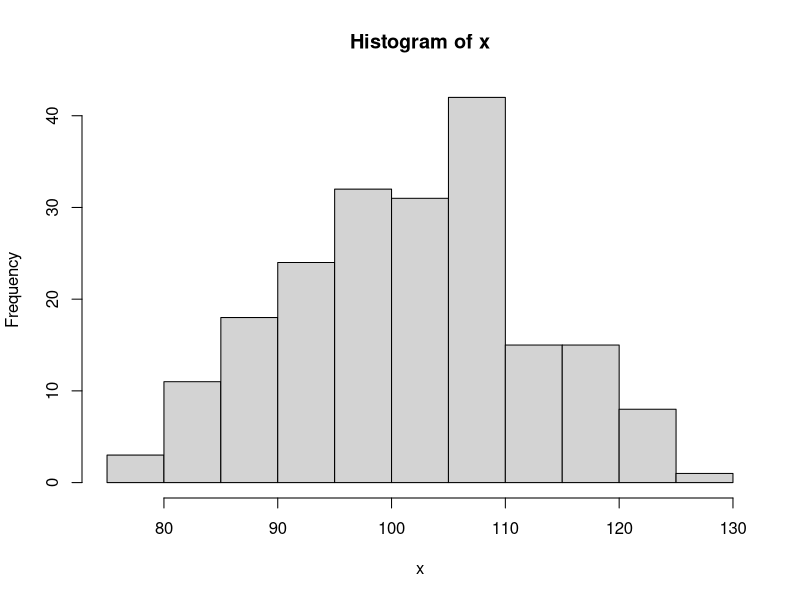
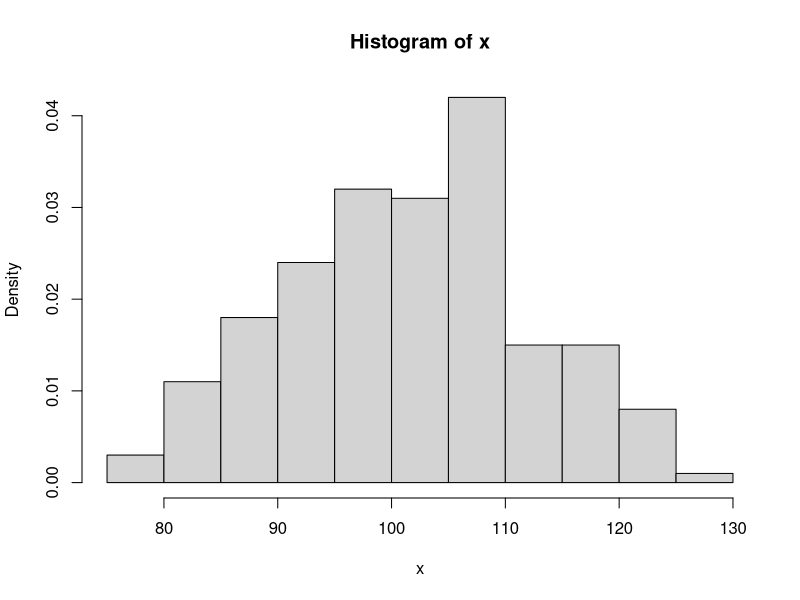
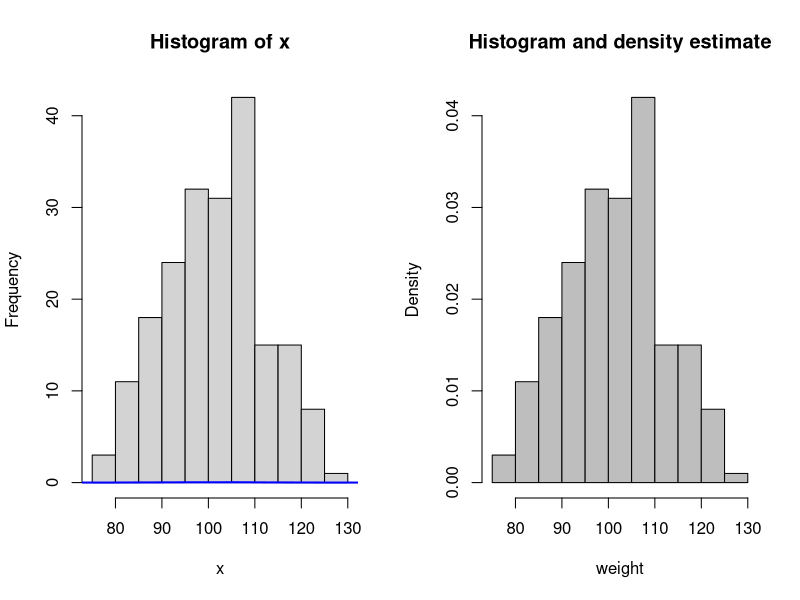
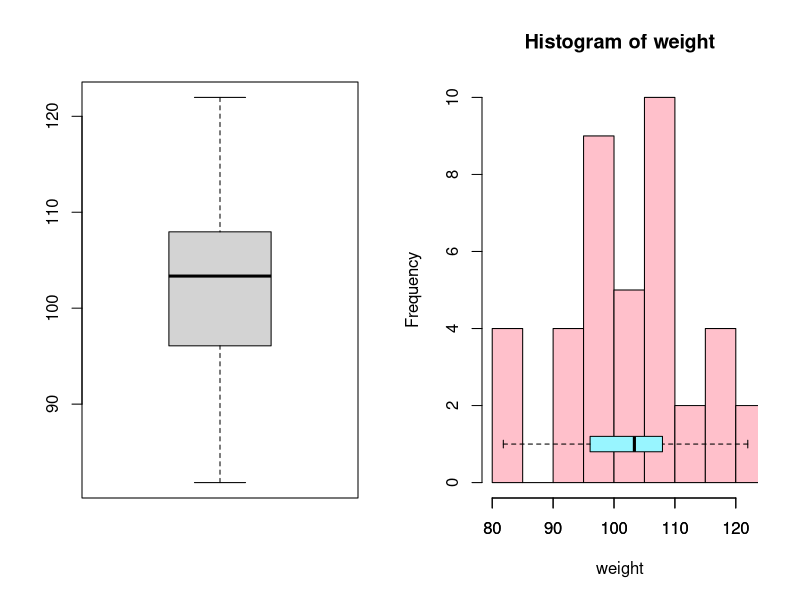
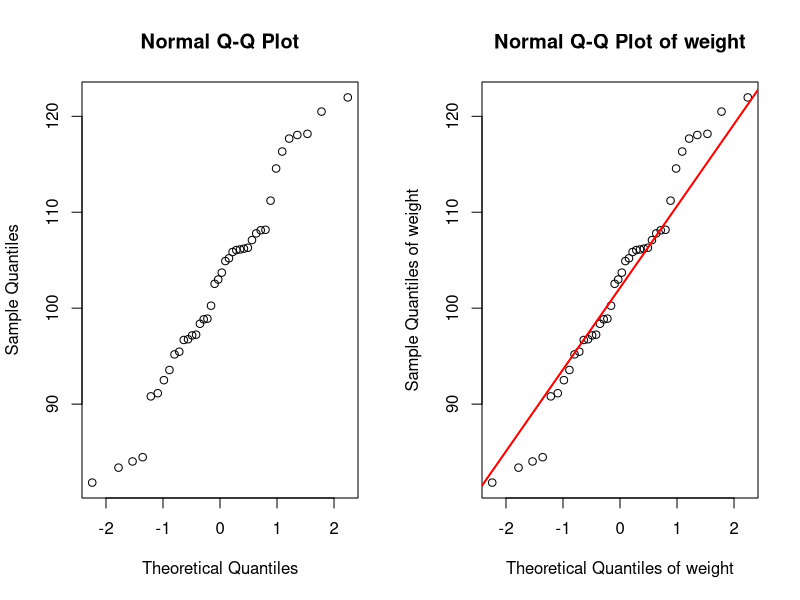

Source code (R) for these figures, in order:
## Histogram

set.seed(12345)
x <- rnorm(200, 100, 10)
hist(x) # the height of the bar gives you the frequency
hist(x, probability = TRUE) # the height of the bar is proportion (or probability)
par(mfrow = c(1, 2))
hist(x, breaks = 10) # 10 breaks

## Add Density plot
lines(density(x), lwd = 2, col = "blue") # Kernel Density Estimation

## Aesthetics 
hist(x, breaks = 10, freq = F, col = "gray", main = "Histogram and density estimate",
     xlab = "weight")


## Box Plot

y <- x[1:40]
boxplot(y)

hist(y, xlim = c(80, max(y)), col = "pink", main = "Histogram of weight", xlab = "weight")
boxplot(y, horizontal = TRUE, outline = TRUE, ylim = c(80, max(y)), frame = F, col = "cadetblue1",
        add = TRUE)


## Normal quantile plot

qqnorm(y)
qqnorm(y, main = "Normal Q-Q Plot of weight", xlab = "Theoretical Quantiles of weight",
       ylab = "Sample Quantiles of weight")
qqline(y, col = "red", lwd = 2) # Addding theoretical line
par(mfrow = c(1,1))


##
